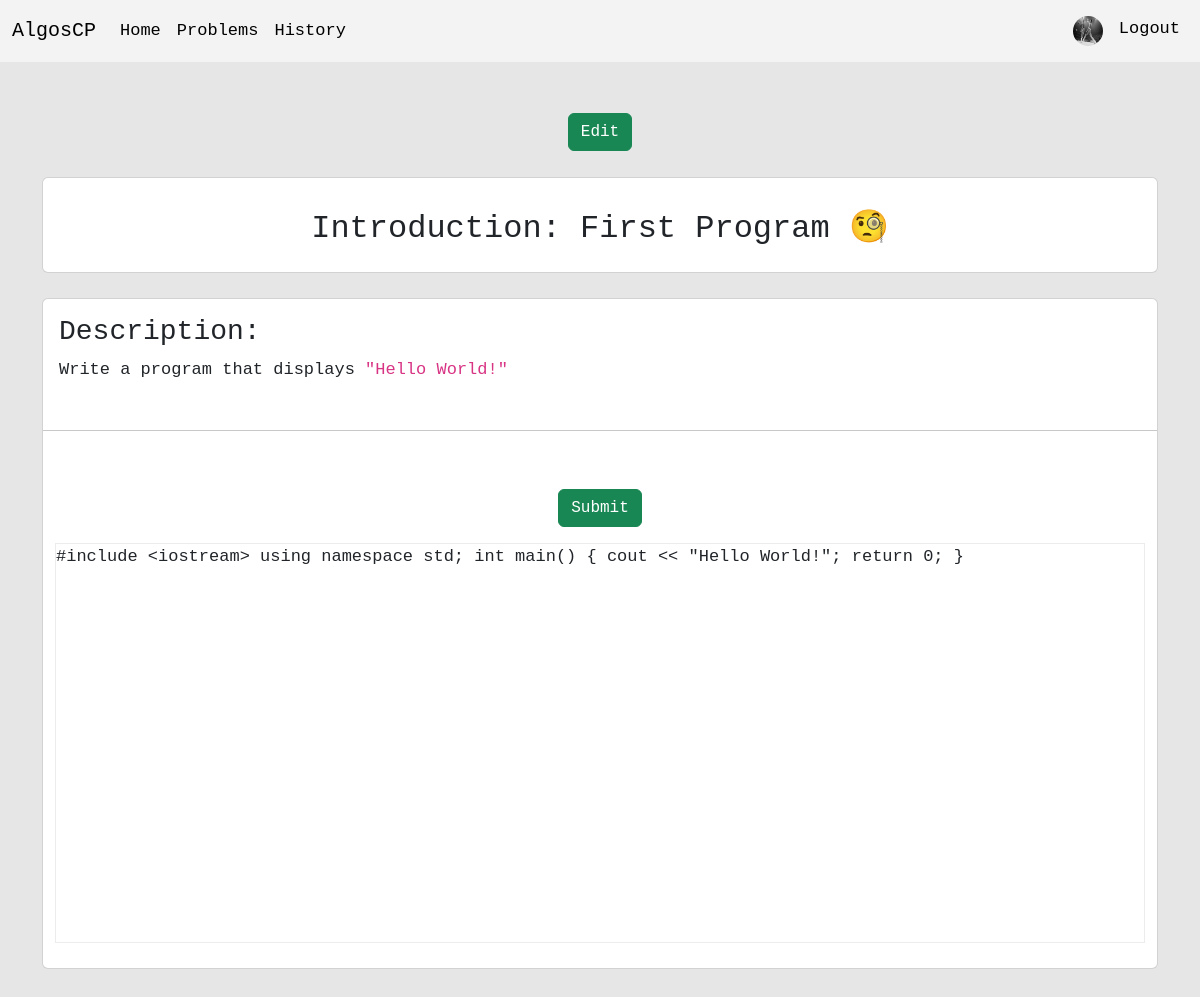
Screenshot of /problems/hello world/ (signed in) with the database file from the repository.
### users/models.py (models this page shows, shortened)
class Profile(models.Model):
    user = models.OneToOneField(User, on_delete = models.CASCADE)
    image = models.ImageField(default = 'profile_pictures/default.jpg', upload_to = 'profile_pictures/')
    description = models.TextField(default = '', blank = True)

### problems/models.py (models this page shows, shortened)
class Problem(models.Model):
    name = models.CharField(max_length=50, unique=True, null=False, blank=False, default='lowercase letters only')
    title = models.CharField(max_length=50, null=False, blank=False, default='')
    description = models.TextField()
    template = models.TextField(blank=False, default='')
    input = models.TextField(default='')
    correct_output = models.TextField(default='')

### problems/views.py (the view)
# urls.py: path('problems/<problem_name>/', views.display_problem, name='display_problem'),
def display_problem(request, problem_name):
    problem = Problem.objects.get(name = problem_name.replace('-', ' '))
    return render(request, 'problems/display_problem.html', {'problem': problem})

### problems/templates/problems/display_problem.html (shortened to what this page needs)
{% extends 'base.html' %}
{% load static %}
{% block content %}
  <link rel="stylesheet" href="{% static 'problems_styling.css' %}">
  <center>
    {% if user.is_superuser %}
      <a class="btn btn-success" href="/admin/problems/problem/{{ problem.id }}/change/">Edit</a>
      <br><br>
    {% endif %}
    <div class="card">
      <div class="card-body">
        <h2>{{ problem.title }}</h2>
      </div>
    </div>
  </center>
  <br>
  <div class="card">
    <div class="card-body">{{ problem.description|safe }}</div>
    <hr/>
    <br>
    <form action="{% url 'send' problem.id %}" method="POST" class="card-body">
      <center>
        <input type="Submit" value="Submit" class="btn btn-success">
      </center>
    </form>
    <div class="container">
      <div id="editor">{{ problem.template }}</div>
      <br>
    </div>
  </div>
  <br><br>
{% endblock %}

### website/templates/navbar.html (shortened to what this page needs)
<nav class="navbar navbar-expand-lg" style="background-color: #f3f3f3;">
  <div class="container-fluid">
    <a class="navbar-brand" href="{% url 'index' %}">AlgosCP</a>
    <div class="collapse navbar-collapse" id="navbarNavAltMarkup">
      <div class="navbar-nav">
        <a class="nav-link active" aria-current="page" href="{% url 'index' %}">Home</a>
        <a class="nav-link active" href="{% url 'list' %}">Problems</a>
        <a class="nav-link active" href="{% url 'history' %}">History</a>
      </div>
      {% if user.is_authenticated %}
        <div class="navbar-nav ms-auto">
          <a class="nav-link active" href="{% url 'profile' request.user %}">
            <img src="{{ user.profile.image.url }}" width=30 height=30 class="rounded-circle" alt="{{ profile.user.username }}">
          </a>
          <a class="nav-link active" href="{% url 'logout' %}">Logout</a>
        </div>
      {% else %}
        <div class="navbar-nav ms-auto">
          <a class="nav-item nav-link active" href="{% url 'login' %}">Login</a>
        </div>
      {% endif %}
    </div>
  </div>
</nav>

### website/static/style.css (style rules this page uses)
body { background-color: rgb(230, 230, 230); font-size: 17px; font-family: monospace, consolas, arial; }

### problems/static/problems_styling.css (style rules this page uses)
#editor { position: relative; height: 400px; font-size: 17px; border-style: groove; border-width: thin; border-color: rgb(236, 236, 236); }

### rows the page displays
Problem: title "Introduction: First Program 🧐", description "Description: Write a program that displays \"Hello World!\"", template "#include <iostream> using namespace std; int main() { cout << \"Hello World!\"; return 0; }"
